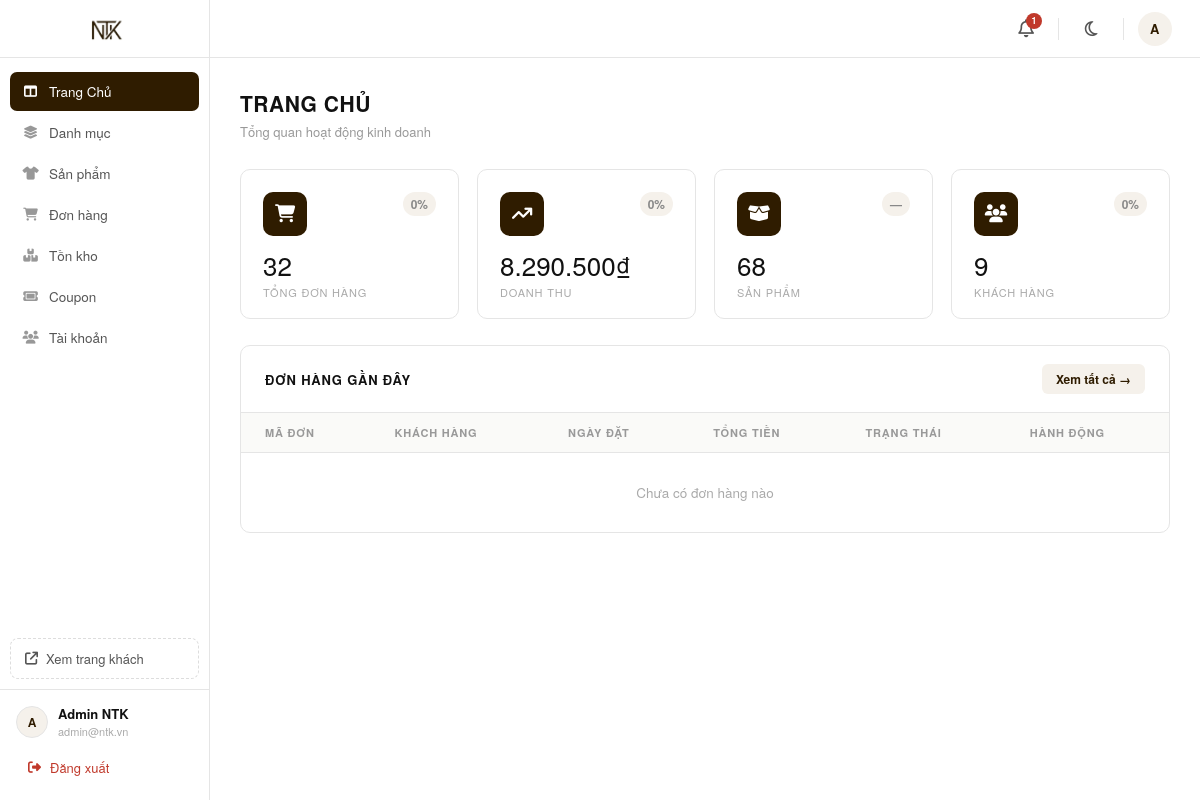
/admin/dashboard.php, run on an earlier commit of the app's database.
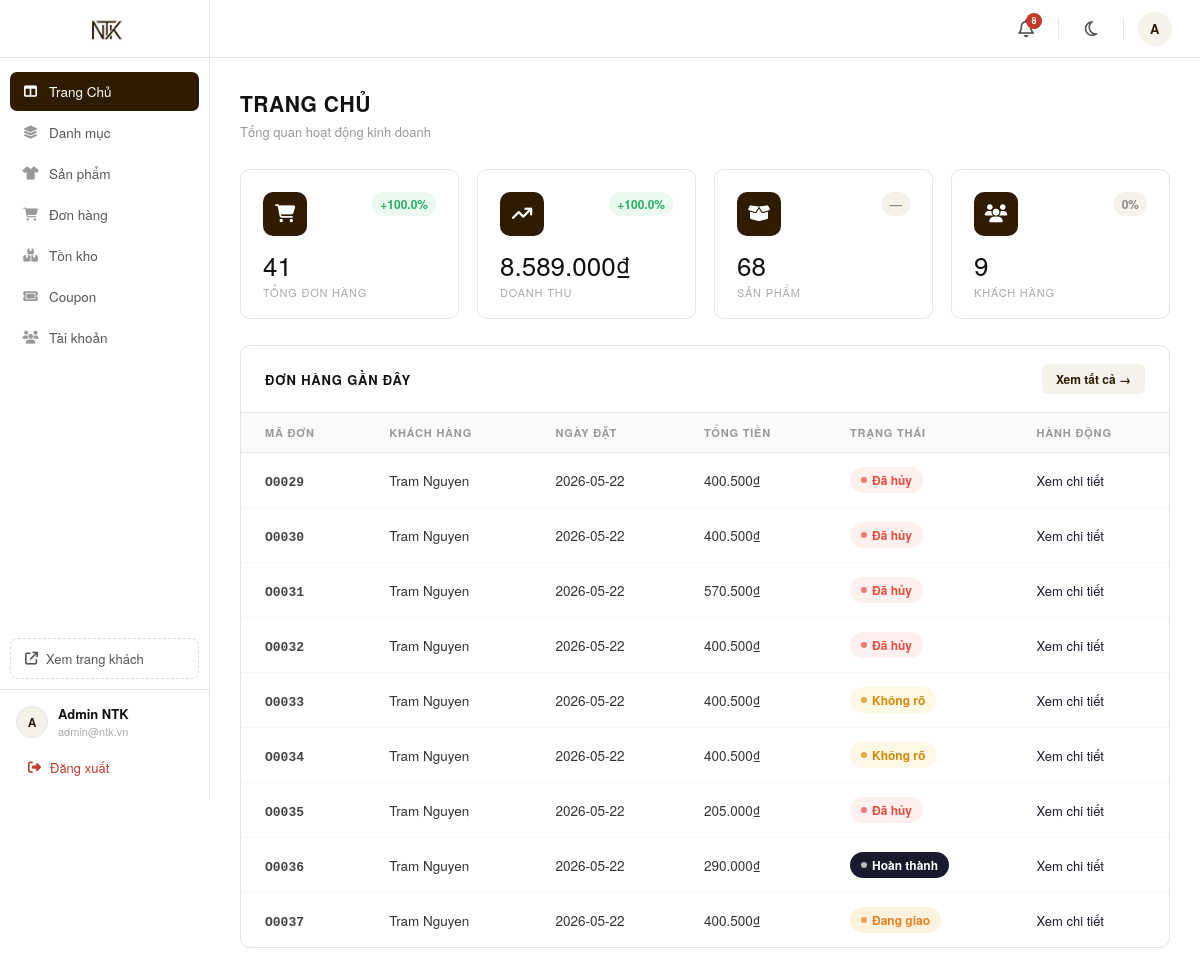
And on a later commit of the database.
### tables this page shows
CREATE TABLE `orders` (
  `order_id` char(5) NOT NULL,
  `payos_order_code` bigint(20) DEFAULT NULL,
  `payos_qr_code` text DEFAULT NULL,
  `user_id` char(5) DEFAULT NULL,
  `order_date` datetime DEFAULT current_timestamp(),
  `fullname` varchar(100) DEFAULT NULL,
  `phone` varchar(10) DEFAULT NULL,
  `address` varchar(500) DEFAULT NULL,
  `total_price` decimal(15,2) DEFAULT NULL,
  `shipping_fee` decimal(15,2) DEFAULT NULL,
  `shipping_method_id` char(5) DEFAULT NULL,
  `discount_value` decimal(15,2) DEFAULT NULL,
  `order_status` int(11) DEFAULT NULL,
  `final_price` decimal(15,2) DEFAULT NULL,
  `payment_status` int(11) DEFAULT 0,
  `payment_method` int(11) DEFAULT NULL,
  `coupon_id` char(5) DEFAULT NULL,
  `tracking_number` varchar(50) DEFAULT NULL,
  `wallet_used_amount` decimal(15,2) DEFAULT 0.00,
  `note` varchar(500) DEFAULT NULL,
  `payos_checkout_url` varchar(1000) DEFAULT NULL,
  `cancel_reason` varchar(500) DEFAULT NULL,
  `cancel_requested_at` datetime DEFAULT NULL,
  `return_reason` varchar(500) DEFAULT NULL,
  `return_image` varchar(500) DEFAULT NULL,
  `return_requested_at` datetime DEFAULT NULL,
  `delivery_failed_at` datetime DEFAULT NULL,
  `admin_note` varchar(500) DEFAULT NULL,
  PRIMARY KEY (`order_id`),
  KEY `fk_order_user` (`user_id`),
  KEY `fk_order_coupon` (`coupon_id`),
  KEY `fk_order_ship` (`shipping_method_id`),
  CONSTRAINT `fk_order_coupon` FOREIGN KEY (`coupon_id`) REFERENCES `coupons` (`coupon_id`),
  CONSTRAINT `fk_order_ship` FOREIGN KEY (`shipping_method_id`) REFERENCES `shipping_methods` (`shipping_method_id`),
  CONSTRAINT `fk_order_user` FOREIGN KEY (`user_id`) REFERENCES `users` (`user_id`)
);

### src/admin/dashboard.php (the view, shortened to what this page needs)
<?php
require_once __DIR__ . '/../config/database.php';
$stmt = $conn->query("SELECT COUNT(*) as total FROM orders");
$total_orders = $stmt->fetch(PDO::FETCH_ASSOC)['total'] ?? 0;
$stmt = $conn->query("SELECT SUM(final_price) as revenue FROM orders WHERE order_status IN (1, 2, 3)");
$total_revenue = $stmt->fetch(PDO::FETCH_ASSOC)['revenue'] ?? 0;
$stmt = $conn->query("SELECT COUNT(*) as total FROM products WHERE status = 1");
$total_products = $stmt->fetch(PDO::FETCH_ASSOC)['total'] ?? 0;
$stmt = $conn->query("SELECT COUNT(*) as total FROM users WHERE role = 0");
$total_customers = $stmt->fetch(PDO::FETCH_ASSOC)['total'] ?? 0;
function getGrowthRate($conn, $table, $dateColumn, $valueColumn = '1', $condition = "1=1") {
    $curSql = "SELECT SUM($valueColumn) as val FROM $table WHERE $condition AND $dateColumn >= DATE_SUB(NOW(), INTERVAL 7 DAY)";
    $prevSql = "SELECT SUM($valueColumn) as val FROM $table WHERE $condition AND $dateColumn >= DATE_SUB(NOW(), INTERVAL 14 DAY) AND $dateColumn < DATE_SUB(NOW(), INTERVAL 7 DAY)";
    $cur = $conn->query($curSql)->fetch(PDO::FETCH_ASSOC)['val'] ?? 0;
    $prev = $conn->query($prevSql)->fetch(PDO::FETCH_ASSOC)['val'] ?? 0;
    if ($prev == 0) return $cur > 0 ? 100 : 0;
    return (($cur - $prev) / $prev) * 100;
}
$growth_orders = getGrowthRate($conn, 'orders', 'order_date');
$growth_revenue = getGrowthRate($conn, 'orders', 'order_date', 'final_price', 'order_status IN (1, 2, 3)');
$growth_customers = getGrowthRate($conn, 'users', 'created_at', '1', 'role = 0');
function renderGrowthBadge($percent) {
    if ($percent > 0) {
        return '<span class="stat-change">+' . number_format($percent, 1) . '%</span>';
    } elseif ($percent < 0) {
        return '<span class="stat-change negative">' . number_format($percent, 1) . '%</span>';
    } else {
        return '<span class="stat-change neutral">0%</span>';
    }
}
$stmt = $conn->prepare("
    SELECT o.order_id, o.fullname, o.order_date, o.final_price, o.order_status
    FROM orders o
    WHERE o.order_date >= DATE_SUB(NOW(), INTERVAL 7 DAY)
    ORDER BY o.order_date ASC
");
$stmt->execute();
$recent_orders = $stmt->fetchAll(PDO::FETCH_ASSOC);
function getOrderStatusLabel(int $status): array {
    $map = [
        0 => ['label' => 'Chờ xử lý',  'class' => 'status-pending'],
        1 => ['label' => 'Đang giao',   'class' => 'status-shipping'],
        2 => ['label' => 'Đã giao',     'class' => 'status-delivered'],
        3 => ['label' => 'Hoàn thành',  'class' => 'status-done'],
        4 => ['label' => 'Đã hủy',      'class' => 'status-cancelled'],
        5 => ['label' => 'Trả hàng',    'class' => 'status-returned'],
    ];
    return $map[$status] ?? ['label' => 'Không rõ', 'class' => 'status-pending'];
}
include __DIR__ . '/../includes/admin_sidebar.php';
?>
<div class="page-header">
    <div class="page-title">Trang Chủ</div>
    <div class="page-subtitle">Tổng quan hoạt động kinh doanh</div>
</div>
<div class="stats-grid">
    <div class="stat-card">
        <div class="stat-card-top">
            <div class="stat-icon"><i class="fa-solid fa-cart-shopping"></i></div>
            <?= renderGrowthBadge($growth_orders) ?>
        </div>
        <div class="stat-value"><?= number_format($total_orders) ?></div>
        <div class="stat-label">Tổng đơn hàng</div>
    </div>
    <div class="stat-card">
        <div class="stat-card-top">
            <div class="stat-icon"><i class="fa-solid fa-arrow-trend-up"></i></div>
            <?= renderGrowthBadge($growth_revenue) ?>
        </div>
        <div class="stat-value"><?= number_format($total_revenue, 0, ',', '.') ?>₫</div>
        <div class="stat-label">Doanh thu</div>
    </div>
    <div class="stat-card">
        <div class="stat-card-top">
            <div class="stat-icon"><i class="fa-solid fa-box-open"></i></div>
            <span class="stat-change neutral">—</span>
        </div>
        <div class="stat-value"><?= number_format($total_products) ?></div>
        <div class="stat-label">Sản phẩm</div>
    </div>
    <div class="stat-card">
        <div class="stat-card-top">
            <div class="stat-icon"><i class="fa-solid fa-users"></i></div>
            <?= renderGrowthBadge($growth_customers) ?>
        </div>
        <div class="stat-value"><?= number_format($total_customers) ?></div>
        <div class="stat-label">Khách hàng</div>
    </div>
</div>
<div class="section-card">
    <div class="section-header">
        <div class="section-title">Đơn hàng gần đây</div>
        <a href="orders.php" class="btn-view-all">Xem tất cả →</a>
    </div>
    <table class="data-table">
        <thead>
            <tr>
                <th>Mã đơn</th>
                <th>Khách hàng</th>
                <th>Ngày đặt</th>
                <th>Tổng tiền</th>
                <th>Trạng thái</th>
                <th>Hành động</th>
            </tr>
        </thead>
        <tbody>
            <?php if (empty($recent_orders)): ?>
            <tr>
                <td colspan="6" style="text-align:center; padding:30px; color:#aaa;">
                    Chưa có đơn hàng nào
                </td>
            </tr>
            <?php else: ?>
            <?php foreach ($recent_orders as $order):
                $statusInfo = getOrderStatusLabel((int)$order['order_status']);
            ?>
            <tr>
                <td><span class="order-id"><?= htmlspecialchars($order['order_id']) ?></span></td>
                <td><?= htmlspecialchars($order['fullname'] ?? '—') ?></td>
                <td><?= date('Y-m-d', strtotime($order['order_date'])) ?></td>
                <td><?= number_format($order['final_price'], 0, ',', '.') ?>₫</td>
                <td>
                    <span class="status-badge <?= $statusInfo['class'] ?>">
                        <?= $statusInfo['label'] ?>
                    </span>
                </td>
                <td>
                    <a href="order_detail.php?id=<?= urlencode($order['order_id']) ?>" class="action-link">
                        Xem chi tiết
                    </a>
                </td>
            </tr>
            <?php endforeach; ?>
            <?php endif; ?>
        </tbody>
    </table>
</div>
</main>
</body>
</html>

### src/includes/admin_sidebar.php (shortened to what this page needs)
<?php
$admin_current_page = basename($_SERVER['PHP_SELF']);
require_once __DIR__ . '/../config/database.php';
$notifications = [];
$stmt = $conn->query("SELECT order_id, order_date FROM orders WHERE order_status = 5 ORDER BY order_date DESC LIMIT 5");
while ($row = $stmt->fetch()) {
    $notifications[] = [
        'time' => strtotime($row['order_date']),
        'icon' => 'fa-rotate-left', 'color' => '#e67e22',
        'label' => 'Yêu cầu trả hàng: #' . $row['order_id'],
        'link' => 'order_detail.php?id=' . $row['order_id'],
        'time_str' => date('H:i d/m', strtotime($row['order_date']))
    ];
}
$stmt = $conn->query("SELECT order_id, order_date FROM orders WHERE order_status IN (4, 8) AND order_date >= NOW() - INTERVAL 7 DAY ORDER BY order_date DESC LIMIT 5");
while ($row = $stmt->fetch()) {
    $notifications[] = [
        'time' => strtotime($row['order_date']),
        'icon' => 'fa-ban', 'color' => '#e74c3c',
        'label' => 'Đơn hàng bị hủy: #' . $row['order_id'],
        'link' => 'order_detail.php?id=' . $row['order_id'],
        'time_str' => date('H:i d/m', strtotime($row['order_date']))
    ];
}
$stmt = $conn->query("SELECT order_id, order_date FROM orders WHERE payment_status = 1 AND order_date >= NOW() - INTERVAL 24 HOUR ORDER BY order_date DESC LIMIT 5");
while ($row = $stmt->fetch()) {
    $notifications[] = [
        'time' => strtotime($row['order_date']),
        'icon' => 'fa-circle-check', 'color' => '#27ae60',
        'label' => 'Đã thanh toán: #' . $row['order_id'],
        'link' => 'order_detail.php?id=' . $row['order_id'],
        'time_str' => date('H:i d/m', strtotime($row['order_date']))
    ];
}
usort($notifications, function($a, $b) {
    return $b['time'] <=> $a['time'];
});
$notifications = array_slice($notifications, 0, 10);
$notif_count = count($notifications);
?>
<!DOCTYPE html>
<html lang="vi">
<head>
    <link rel="stylesheet" href="https://cdnjs.cloudflare.com/ajax/libs/font-awesome/6.5.0/css/all.min.css">
</head>
<body>
<aside class="admin-sidebar">
    <a href="dashboard.php" class="sidebar-logo">
        <img alt="NTK Fashion Logo">
    </a>
    <nav class="sidebar-nav">
        <a href="dashboard.php" class="nav-item <?= ($admin_current_page === 'dashboard.php') ? 'active' : '' ?>">
            <i class="fa-solid fa-table-columns"></i> Trang Chủ
        </a>
        <a href="categories.php" class="nav-item <?= ($admin_current_page === 'categories.php') ? 'active' : '' ?>">
            <i class="fa-solid fa-layer-group"></i> Danh mục
        </a>
        <a href="products.php" class="nav-item <?= ($admin_current_page === 'products.php') ? 'active' : '' ?>">
            <i class="fa-solid fa-shirt"></i> Sản phẩm
        </a>
        <a href="orders.php" class="nav-item <?= ($admin_current_page === 'orders.php') ? 'active' : '' ?>">
            <i class="fa-solid fa-cart-shopping"></i> Đơn hàng
        </a>
        <a href="inventory.php" class="nav-item <?= ($admin_current_page === 'inventory.php') ? 'active' : '' ?>">
            <i class="fa-solid fa-boxes-stacked"></i> Tồn kho
        </a>
        <a href="coupons.php" class="nav-item <?= ($admin_current_page === 'coupons.php') ? 'active' : '' ?>">
            <i class="fa-solid fa-ticket"></i> Coupon
        </a>
        <a href="accounts.php" class="nav-item <?= ($admin_current_page === 'accounts.php') ? 'active' : '' ?>">
            <i class="fa-solid fa-users"></i> Tài khoản
        </a>
    </nav>
    <a href="../index.php" class="btn-home-exit" title="Xem trang web như khách hàng" target="_blank">
        <i class="fa-solid fa-arrow-up-right-from-square"></i> Xem trang khách
    </a>
    <div class="sidebar-footer">
        <div class="admin-info">
            <div class="admin-info-avatar">
                <?= strtoupper(substr($_SESSION['fullname'] ?? 'A', 0, 1)) ?>
            </div>
            <div>
                <div class="admin-info-name"><?= htmlspecialchars($_SESSION['fullname'] ?? 'Admin NTK') ?></div>
                <div class="admin-info-email"><?= htmlspecialchars($_SESSION['username'] ?? 'admin@ntk.vn') ?></div>
            </div>
        </div>
        <a href="../views/logout.php" class="btn-logout">
            <i class="fa-solid fa-right-from-bracket"></i> Đăng xuất
        </a>
    </div>
</aside>
<header class="admin-topbar">
    <div class="notif-wrap" id="notifWrap">
        <a href="#" class="topbar-icon-btn" title="Thông báo" onclick="toggleNotif(event)">
            <i class="fa-regular fa-bell"></i>
            <?php if ($notif_count > 0): ?>
            <span class="topbar-badge"><?= min($notif_count, 9) ?><?= $notif_count > 9 ? '+' : '' ?></span>
            <?php endif; ?>
        </a>
    </div>
    <button class="dm-toggle" id="dmToggle" onclick="toggleDarkMode()" title="Bật/tắt chế độ tối">
        <i class="fa-regular fa-moon" id="dmIcon"></i>
    </button>
    <div class="topbar-avatar" title="<?= htmlspecialchars($_SESSION['fullname'] ?? 'Admin') ?>">
        <?= strtoupper(substr($_SESSION['fullname'] ?? 'A', 0, 1)) ?>
    </div>
</header>
<main class="admin-main">
<div class="admin-content">

### src/includes/admin_sidebar.php (style rules this page uses)
*, *::before, *::after { box-sizing: border-box; margin: 0; padding: 0; }
body { font-family: "Helvetica Neue", Helvetica, Arial, sans-serif; background-color: #ffffff; color: #111111; transition: background-color 0.3s, color 0.3s; }
.dm-toggle { position: relative; width: 36px; height: 36px; border-radius: 50%; display: flex; align-items: center; justify-content: center; color: #555; cursor: pointer; font-size: 17px; background: none; border: none; transition: background 0.2s, color 0.2s; }
.btn-home-exit { display: flex; align-items: center; gap: 8px; padding: 10px 14px; margin: 0 10px 10px; border-radius: 8px; font-size: 13px; font-weight: 500; color: #555; text-decoration: none; border: 1px dashed #ddd; transition: all 0.2s; }
.admin-sidebar { position: fixed; top: 0; left: 0; width: 210px; height: 100vh; background: #ffffff; border-right: 1px solid #e5e5e5; display: flex; flex-direction: column; z-index: 1000; }
.sidebar-logo { display: flex; align-items: center; justify-content: center; height: 58px; border-bottom: 1px solid #e5e5e5; text-decoration: none; }
.sidebar-logo img { height: 40px; width: auto; object-fit: contain; }
.sidebar-nav { flex: 1; padding: 14px 10px; overflow-y: auto; }
.nav-item { display: flex; align-items: center; gap: 10px; padding: 10px 12px; border-radius: 7px; color: #555555; text-decoration: none; font-size: 13.5px; font-weight: 500; transition: all 0.15s ease; margin-bottom: 2px; }
.nav-item i { width: 17px; text-align: center; font-size: 13px; flex-shrink: 0; opacity: 0.6; }
.nav-item.active { background: #2f1c00; color: #ffffff; font-weight: 500; }
.nav-item.active i { opacity: 1; }
.sidebar-footer { padding: 14px 16px; border-top: 1px solid #e5e5e5; }
.admin-info { display: flex; align-items: center; gap: 10px; margin-bottom: 10px; }
.admin-info-avatar { width: 32px; height: 32px; border-radius: 50%; background: #f5f1eb; border: 1px solid #e5e5e5; display: flex; align-items: center; justify-content: center; font-size: 12px; font-weight: 700; color: #2f1c00; flex-shrink: 0; }
.admin-info-name { font-size: 13px; font-weight: 600; color: #111111; }
.admin-info-email { font-size: 11px; color: #aaa; white-space: nowrap; overflow: hidden; text-overflow: ellipsis; max-width: 130px; }
.btn-logout { display: flex; align-items: center; gap: 9px; padding: 9px 12px; border-radius: 7px; color: #c0392b; text-decoration: none; font-size: 13px; font-weight: 500; transition: background 0.15s; }
.btn-logout i { font-size: 13px; }
.admin-topbar { position: fixed; top: 0; left: 210px; right: 0; height: 58px; background: #ffffff; border-bottom: 1px solid #e5e5e5; display: flex; align-items: center; justify-content: flex-end; padding: 0 28px; gap: 10px; z-index: 999; }
.topbar-icon-btn { position: relative; width: 36px; height: 36px; border-radius: 50%; display: flex; align-items: center; justify-content: center; color: #555; cursor: pointer; font-size: 18px; transition: background 0.2s; text-decoration: none; }
.topbar-badge { position: absolute; top: 2px; right: 2px; width: 16px; height: 16px; background: #c0392b; border-radius: 50%; font-size: 9px; font-weight: 700; color: #fff; display: flex; align-items: center; justify-content: center; }
.topbar-avatar { width: 34px; height: 34px; border-radius: 50%; background: #f5f1eb; color: #2f1c00; display: flex; align-items: center; justify-content: center; font-size: 13px; font-weight: 700; cursor: pointer; letter-spacing: 0.5px; flex-shrink: 0; }
.notif-wrap { position: relative; }
.admin-main { margin-left: 210px; padding-top: 58px; min-height: 100vh; background: #ffffff; }
.admin-content { padding: 30px; }

What changed in the data, as far as the page shows it:
added orders: order_id "O0029", fullname "Tram Nguyen", order_date "2026-05-22", final_price "400.500", order_status "Đã hủy"
added orders: order_id "O0030", fullname "Tram Nguyen", order_date "2026-05-22", final_price "400.500", order_status "Đã hủy"
added orders: order_id "O0031", fullname "Tram Nguyen", order_date "2026-05-22", final_price "570.500", order_status "Đã hủy"
added orders: order_id "O0032", fullname "Tram Nguyen", order_date "2026-05-22", final_price "400.500", order_status "Đã hủy"
added orders: order_id "O0033", fullname "Tram Nguyen", order_date "2026-05-22", final_price "400.500", order_status "Không rõ"
added orders: order_id "O0034", fullname "Tram Nguyen", order_date "2026-05-22", final_price "400.500", order_status "Không rõ"
added orders: order_id "O0035", fullname "Tram Nguyen", order_date "2026-05-22", final_price "205.000", order_status "Đã hủy"
added orders: order_id "O0036", fullname "Tram Nguyen", order_date "2026-05-22", final_price "290.000", order_status "Hoàn thành"
added orders: order_id "O0037", fullname "Tram Nguyen", order_date "2026-05-22", final_price "400.500", order_status "Đang giao"
Also different on the page:
min($notif_count, 9): "1" → "8"
$percent: (not shown) → "100.0 100.0"
$total_orders: "32" → "41"
$total_revenue: "8.290.500" → "8.589.000"
text no longer shown: "0% 0% 0% Chưa có đơn hàng nào"
text now shown: "+ + % % 0%"
